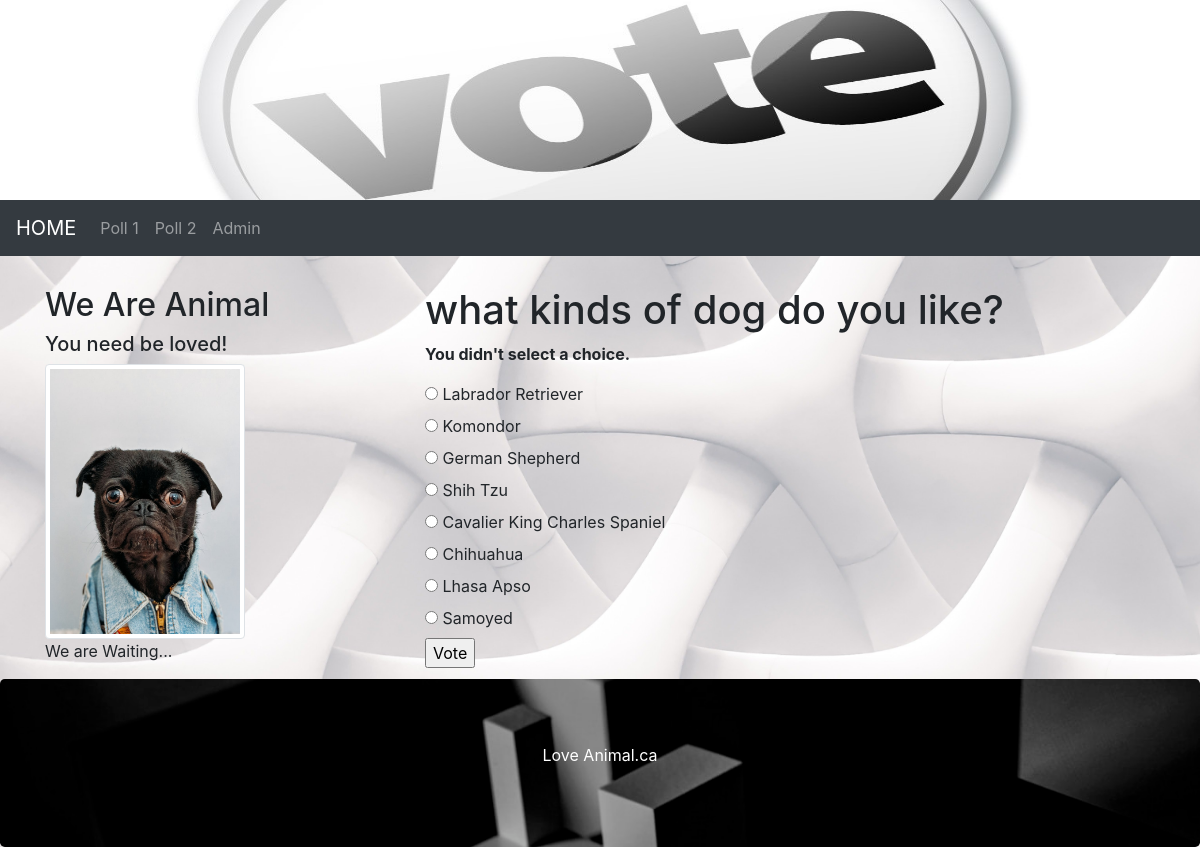
The page /polls/4/vote/ on the database its author committed.
### polls/models.py (models this page shows, shortened)
class Question(models.Model):
    question_text = models.CharField(max_length=200)
    pub_date = models.DateTimeField('date published')
    def was_published_recently(self):
        now = timezone.now()
        return now - datetime.timedelta(days=1) <= self.pub_date <= now
    was_published_recently.admin_order_field = 'pub_date'
    was_published_recently.boolean = True
    was_published_recently.short_description = 'Published recently?'

class Choice(models.Model):
    question = models.ForeignKey(Question, on_delete=models.CASCADE)
    choice_text = models.CharField(max_length=200)
    votes = models.IntegerField(default=0)

### polls/views.py (the view)
# urls.py: path('<int:question_id>/vote/', views.vote, name='vote'),
def vote(request, question_id):
    question = get_object_or_404(Question, pk=question_id)
    try:
        selected_choice = question.choice_set.get(pk=request.POST['choice'])
    except (KeyError, Choice.DoesNotExist):
        return render(request, 'polls/boot_detail.html', {
            'question': question,
            'error_message': "You didn't select a choice.",
        })
    else:
        selected_choice.votes += 1
        selected_choice.save()
        return HttpResponseRedirect(reverse('polls:results', args=(question.id,)))

### polls/templates/polls/boot_detail.html (shortened to what this page needs)
<!DOCTYPE html>
<html lang="en">
<head>
    {% load static %}
    <link rel="stylesheet" href="https://maxcdn.bootstrapcdn.com/bootstrap/4.3.1/css/bootstrap.min.css">
    <link rel="stylesheet" href="{% static '/polls/css/pl_visual.css' %}"/>
</head>
<header>
    <img src="{% static '/polls/images/background10.jpg' %}" alt="Girl in a jacket" width="1285" height="200">
</header>
<body>
<nav class="navbar navbar-expand-sm bg-dark navbar-dark">
    <a class="navbar-brand" href="http://172.16.176.21/w0443276/hide/tutorial10/lht_august.html#">HOME</a>
    <div class="collapse navbar-collapse" id="collapsibleNavbar">
        <ul class="navbar-nav">
            <li class="nav-item">
                <a class="nav-link" href="{% url 'polls:index' %}">Poll 1</a>
            </li>
            <li class="nav-item">
                <a class="nav-link" href="{% url 'polls:index' %}">Poll 2</a>
            </li>
            <li class="nav-item">
                <a class="nav-link" href="http://127.0.0.1:8000/admin/">Admin</a>
            </li>
        </ul>
    </div>
</nav>
<div class="container" style="margin-top:30px">
    <div class="row">
        <div class="col-sm-4">
            <h2>We Are Animal</h2>
            <h5>You need be loved!</h5>
            <div ><img src="{% static '/polls/images/puppys6.jpg' %}"
                       class="img-thumbnail" alt="dog" width="200" height="250"/></div>
            <p>We are Waiting...</p>
        </div>
        <div class="col-sm-8">
            <h1>{{ question.question_text }}</h1>
            {% if error_message %}<p><strong>{{ error_message }}</strong></p>{% endif %}
            <form action="{% url 'polls:vote' question.id %}" method="post">
                {% for choice in question.choice_set.all %}
                <input type="radio" name="choice" id="choice{{ forloop.counter }}" value="{{ choice.id }}">
                <label for="choice{{ forloop.counter }}">{{ choice.choice_text }}</label><br>
                {% endfor %}
                <input type="submit" value="Vote">
            </form>
        </div>
    </div>
</div>
<div class="jumbotron text-center" style="margin-bottom:0">
    <p class="text-white">Love Animal.ca</p>
</div>
</body>
</html>

### polls/static/polls/css/pl_visual.css (style rules this page uses)
body { margin-left: auto; margin-right: auto; max-width: value; min-width: value; width: 100%; }
body > header > img { margin-left: auto; margin-right: auto; display: block; width: 100%; }

### rows shown on the page
Question: question_text "what kinds of dog do you like?"
Choice: choice_text "Labrador Retriever"
Choice: choice_text "Komondor"
Choice: choice_text "German Shepherd"
Choice: choice_text "Shih Tzu"
Choice: choice_text "Cavalier King Charles Spaniel"
Choice: choice_text "Chihuahua"
Choice: choice_text "Lhasa Apso"
Choice: choice_text "Samoyed"

### other values the page prints
{{ error_message }} "You didn't select a choice."
